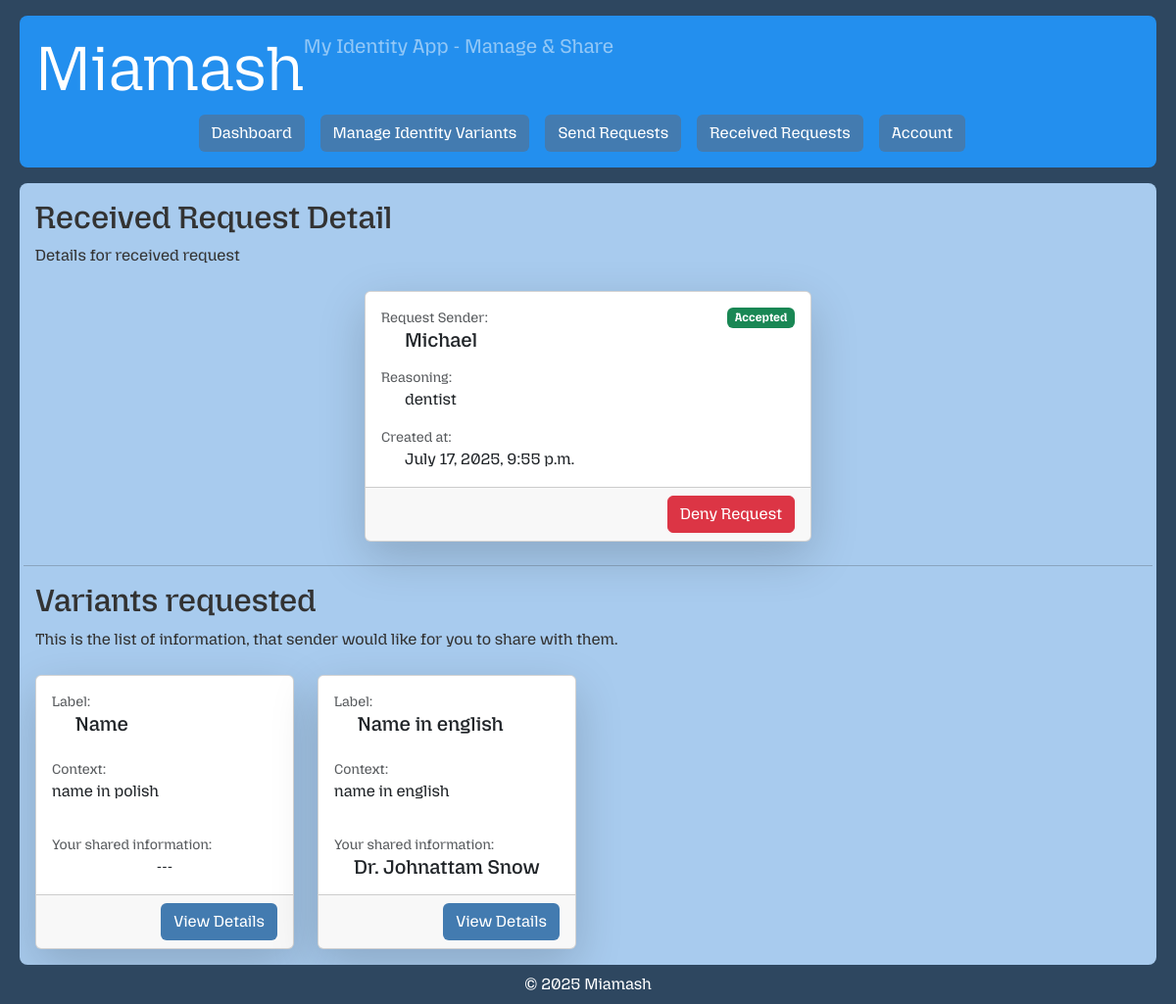
/request/receive/4/ (signed in), run on an earlier commit of the app's database.
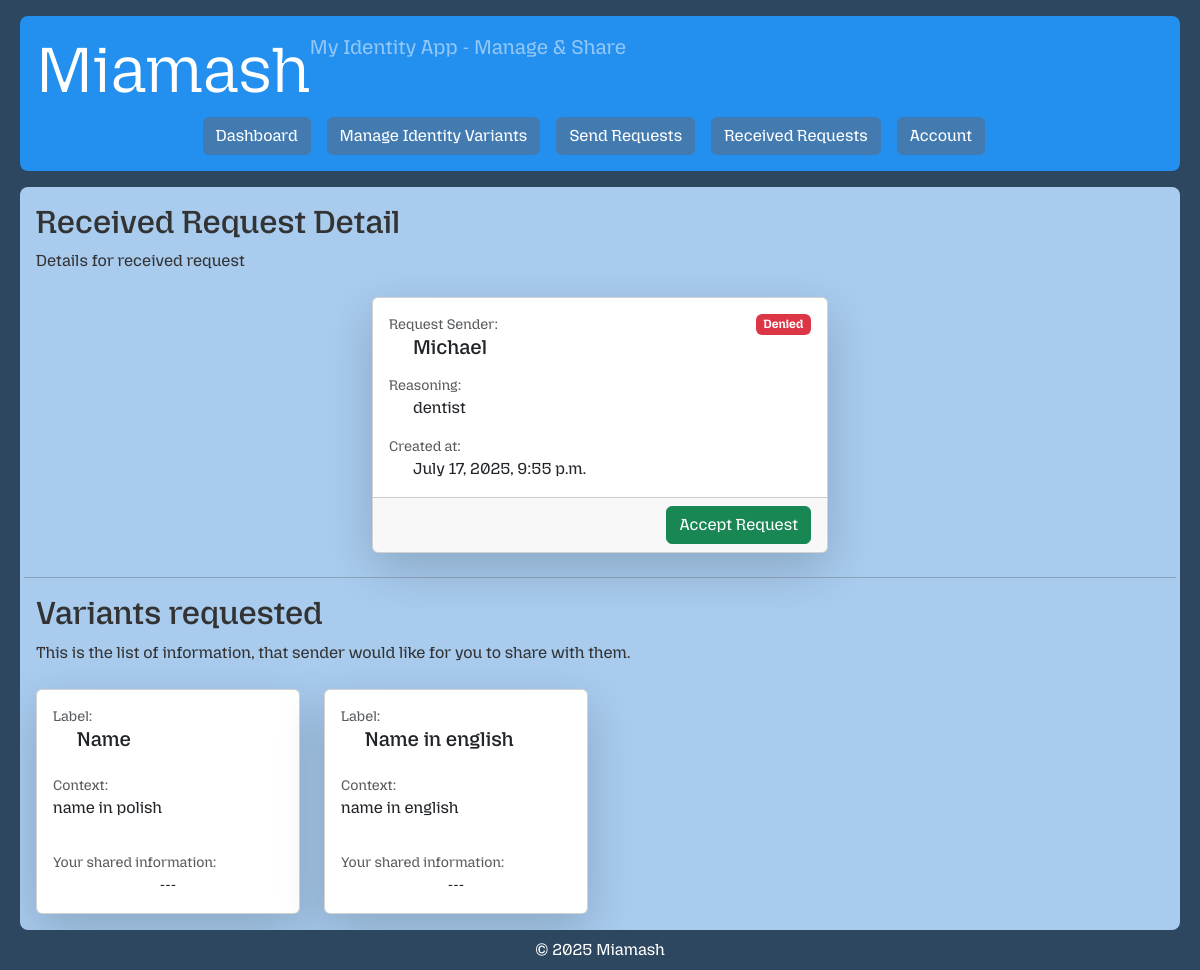
And on a later commit of the database.
### core/models.py (models this page shows, shortened)
class RequestIdentityVariant(models.Model):
    request = models.ForeignKey(Request, on_delete=models.CASCADE, related_name='request_identity_variants')
    label = models.CharField(max_length=50)
    context = models.TextField(blank=True)
    profile_link = models.ForeignKey(ProfileIdentityVariant,null=True, blank=True, on_delete=models.SET_NULL)

class ProfileIdentityVariant(models.Model):
    user = models.ForeignKey(User, on_delete=models.CASCADE, related_name='identity_variants')
    label = models.CharField(max_length=50)
    context = models.TextField(blank=True)
    variant = models.CharField(max_length=100)

### web/views.py (the view)
# urls.py: path('request/receive/<int:pk>/', RequestReceiveDetailView.as_view(), name='request-receive-detail'),
class RequestReceiveDetailView(RequestReceiverPermissionMixin, DetailView):
    template_name = 'private/request_receive_detail.html'
    context_object_name = 'receive_request'
    def get_context_data(self, **kwargs):
        context = super().get_context_data(**kwargs)
        requestObject = self.get_object() # Request as model, not django request object
        context['request_identity_variants'] = requestObject.request_identity_variants.all() # type: ignore
        return context

### web/permissions.py (called while the page is built)
    def get_queryset(self):
        return self.model.objects.filter(receiver=self.request.user) # type: ignore

### web/templates/private/request_receive_detail.html (shortened to what the changed rows need)
{% extends "private/base.html" %}
{% block content %}
<div class="row align-items-center mb-2">
    <div class="col">
        <h2>Received Request Detail</h2>
    </div>
</div>
<div class="row justify-content-center">
    <div class="col-md-8 col-lg-6 col-xl-5">
        <div class="card shadow-lg m">
            <div class="card-body">
                <div class="d-flex justify-content-between">
                    <div>
                        <p class="text-muted mb-0 small">Request Sender:</p>
                    </div>
                    {% if receive_request.status == "accepted" %}
                    <span class="badge bg-success">Accepted</span>
                    {% endif %}
                    {% if receive_request.status == "denied" %}
                    <span class="badge bg-danger">Denied</span>
                    {% endif %}
                </div>
            </div>
            <div class="card-footer d-flex gap-4 justify-content-end">
                {% if receive_request.status == "pending" or receive_request.status == "denied" %}
                <span>
                    <form method="POST" action="{% url 'request-receive-accept' receive_request.id %}">
                        <button class="btn btn-success" type="submit" onclick="return confirm('Are you sure you want to accept this request?');">
                            Accept Request
                        </button>
                    </form>
                </span>
                {% endif %}
                {% if receive_request.status == "pending" or receive_request.status == "accepted" %}
                <span>
                    <form method="POST" action="{% url 'request-receive-deny' receive_request.id %}">
                        <button class="btn btn-danger" type="submit" onclick="return confirm('Are you sure you want to deny this request?');">
                            Deny Request
                        </button>
                    </form>
                </span>
                {% endif %}
            </div>
        </div>
    </div>
</div>
<div class="row align-items-center mb-2 mt-4">
    <div class="col">
        <h2>Variants requested</h2>
    </div>
</div>
{% if request_identity_variants %}
        <div class="row row-cols-1 row-cols-sm-1 row-cols-md-2 row-cols-lg-3 row-cols-xl-4 row-cols-xxl-5  g-4">
            {% for variant in request_identity_variants %}
                <div class="col">
                    <div class="card h-100 mb-3 shadow-lg">
                        <div class="card-body d-flex flex-column">
                            <p class="text-muted mb-0 small">Label:</p>
                            <h5 class="card-text ps-4 ">{{ variant.label }}</h5>
                            <p class="text-muted mb-0 mt-3 small">Context:</p>
                            <p class="card-text">{{ variant.context }}</p>
                            <div class="flex-grow-1"></div>
                            <p class="text-muted mb-0 small">Your shared information:</p>
                            {% if variant.profile_link %}
                            <h5 class="card-text text-center"> {{variant.profile_link.variant}}</h5>
                            {% else %}
                            <p class="card-text text-center">---</p>
                            {% endif %}
                        </div>
                        {% if receive_request.status == "accepted" %}
                        <div class="card-footer text-end">
                            <a class="btn btn-blue" href="{% url 'request-receive-request-identity-variant-detail' variant.request.id variant.id %}">View Details</a>
                        </div>
                        {% endif %}
                    </div>
                </div>
            {% endfor %}
        </div>
    {% else %}
        <div class="text-center mt-4">
            <p>Person sending the request hasn't added fields for information they need. They still might add them later.</p>
        </div>
    {% endif %}
{% endblock %}

What changed in the data, as far as the page shows it:
changed Request "dentist": status "accepted" → "denied" (drawn)
shown differently, row unchanged: RequestIdentityVariant "Name": no longer shows "View Details"
changed RequestIdentityVariant "Name in english": profile_link.variant "Dr. Johnattam Snow" → (not shown); now shows "---"
Also different on the page:
text no longer shown: "Accepted Deny Request"
text now shown: "Denied Accept Request"
